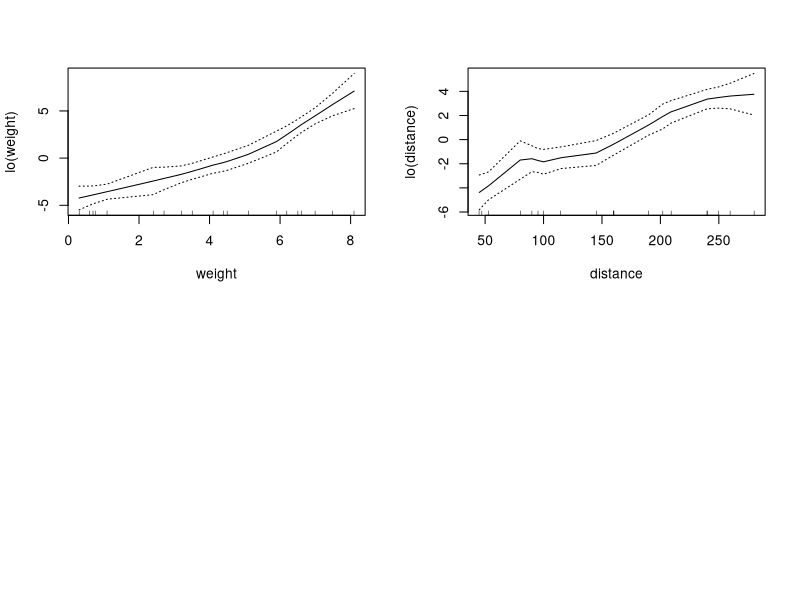
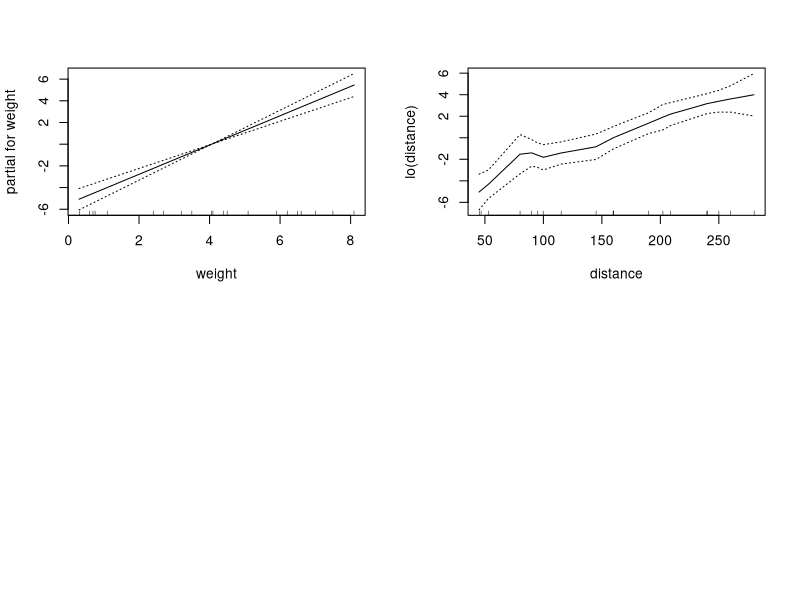

Source code (R) for these figures, in order:

# Exercise 3:
install.packages("gam")
library(gam)

df <- read.table("data/ExpressDS.dat", header = TRUE)
str(df)

df.gam1 <- gam(lo(cost) ~ lo(weight) + lo(distance), data=df)
par(mfrow=c(2,2))
plot(df.gam1, se=TRUE)

df.gam2 <- gam(lo(cost) ~ weight + lo(distance), data=df)
par(mfrow=c(2,2))
plot(df.gam2, se=TRUE)
